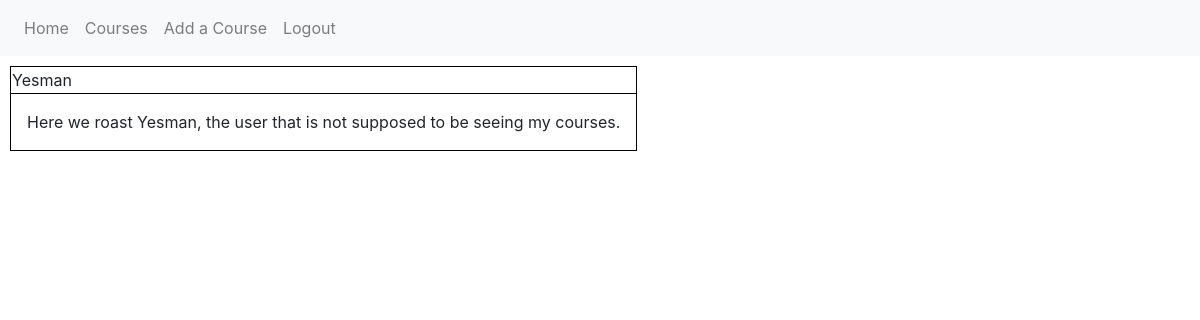
/course/11 (signed in), run on the app's committed database.
### guide_and_teach/models.py (models this page shows, shortened)
class Course(db.Model):
    id = db.Column(db.Integer, primary_key=True)
    course_title = db.Column(db.String(100), nullable=False)
    course_desc = db.Column(db.Text, nullable=False)
    user_id = db.Column(db.Integer, db.ForeignKey('user.id'), nullable=False)

### guide_and_teach/routes.py (the view)
@app.route('/course/<int:course_id>', methods=['GET','POST'])
@login_required
def single_course(course_id):
    course = Course.query.get_or_404(course_id)
    return render_template('single_course.html', title='Course', course=course)

### guide_and_teach/models.py (called while the page is built)
@login_manager.user_loader
def load_user(user_id):
    return User.query.get(int(user_id))

### guide_and_teach/templates/single_course.html (shortened to what this page needs)
{% extends "layout.html" %}
{% block content %}
        <article>
            <table class="yes">
                <thead>
                    <tr>
                        <td>{{ course.course_title }}</td>
                    </tr>
                </thead>
                <tbody>
                    <tr>
                        <td>
                            <p>{{ course.course_desc }}</p>
                        </td>
                    </tr>
                </tbody>
            </table>
        </article>
{% endblock content %}

### guide_and_teach/static/style.css (style rules this page uses)
p { padding: 10px; margin: 5px; }
table { border: 1px solid black; margin: 10px }
thead { border: 1px solid black; }

### data on the page
Course: course_title "Yesman", course_desc "Here we roast Yesman, the user that is not supposed to be seeing my courses."
